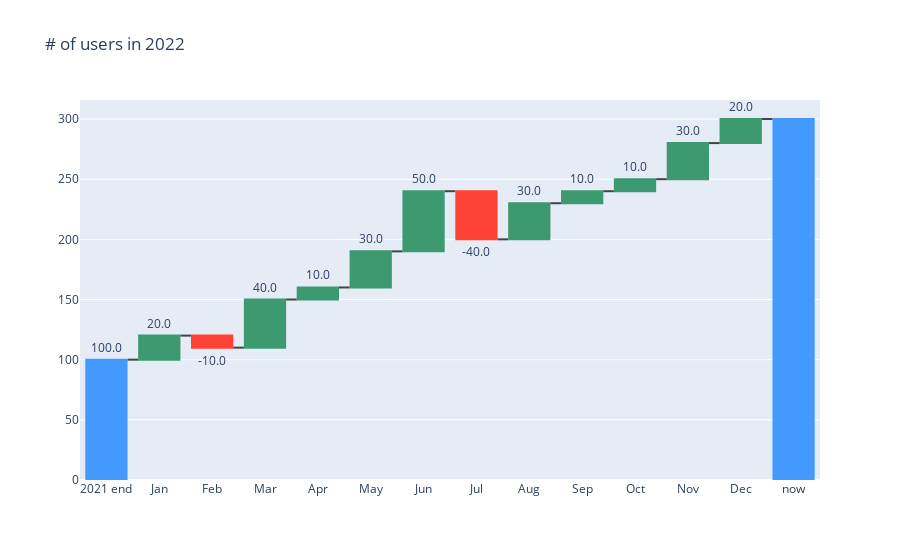

Notebook code for this chart:
### Code cell
fig = go.Figure(
    go.Waterfall(
        measure=df_3["measure"],
        x=df_3["time"],
        textposition="outside",
        text=df_3["delta_text"],
        y=df_3["delta"],
    )
)

fig.update_layout(
    title="# of users in 2022",
    showlegend=False
)

fig.show()

### Figure 1 — Plotly figure (JSON) as saved in the notebook; plotly's stock layout.template omitted (floating-point values rounded to 4 significant figures)
{"data": [{"measure": ["absolute", "relative", "relative", "relative", "relative", "relative", "relative", "relative", "relative", "relative", "relative", "relative", "relative", "total"], "text": ["100.0", "20.0", "-10.0", "40.0", "10.0", "30.0", "50.0", "-40.0", "30.0", "10.0", "10.0", "30.0", "20.0", ""], "textposition": "outside", "type": "waterfall", "x": ["2021 end", "Jan", "Feb", "Mar", "Apr", "May", "Jun", "Jul", "Aug", "Sep", "Oct", "Nov", "Dec", "now"], "y": [100, 20, -10, 40, 10, 30, 50, -40, 30, 10, 10, 30, 20, 0]}], "layout": {"showlegend": false, "title": {"text": "# of users in 2022"}}}
